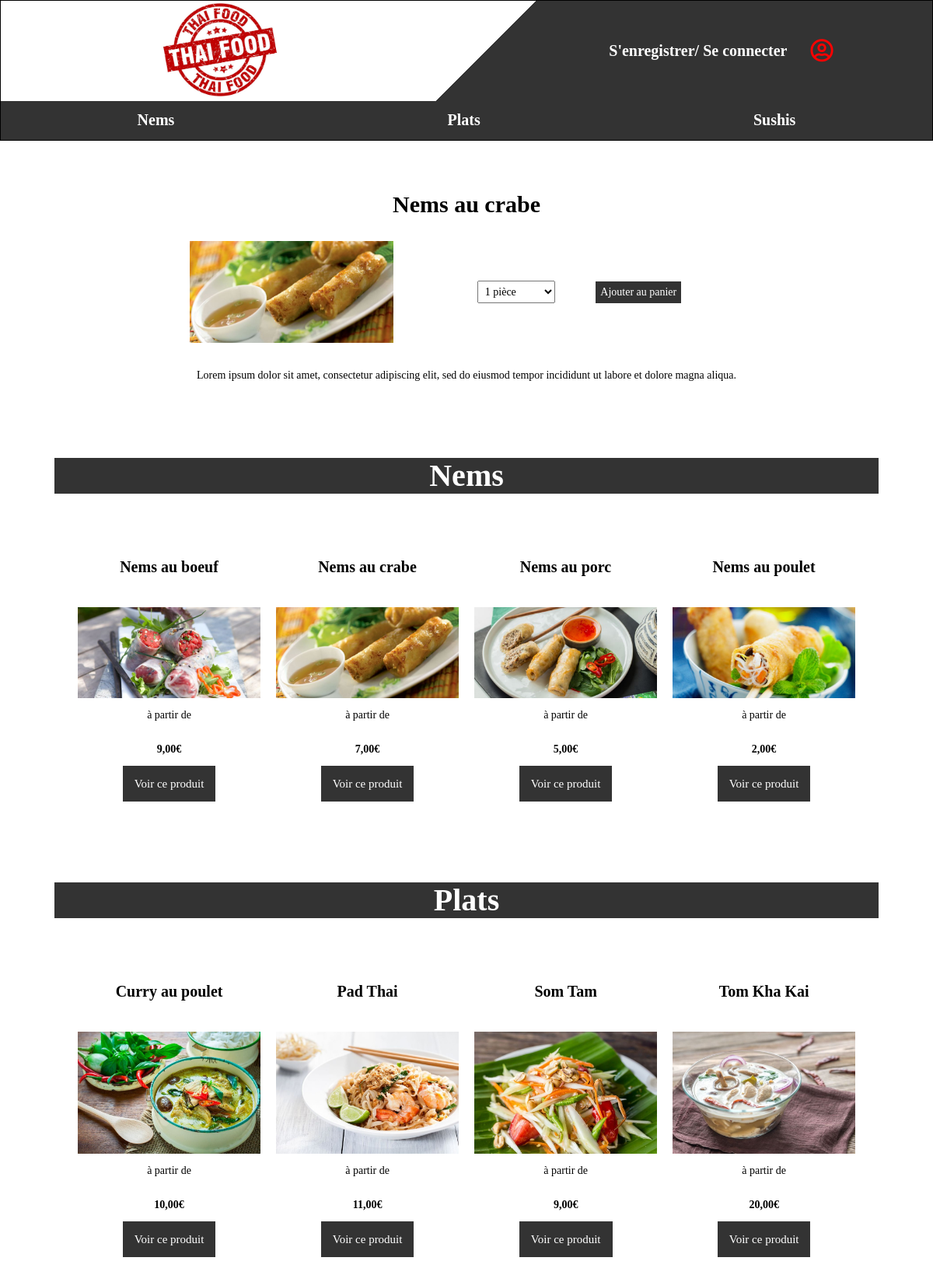
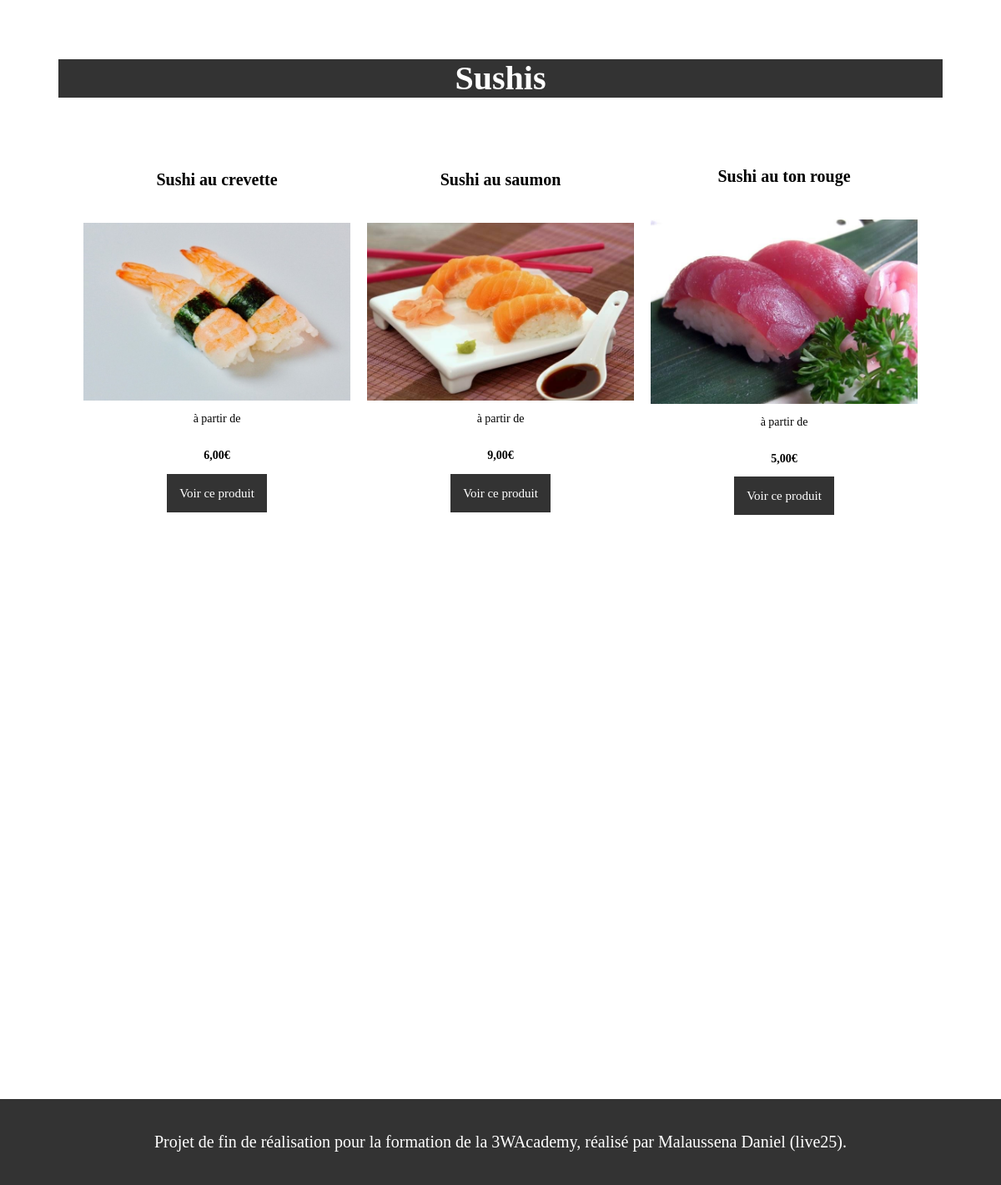
/product.php?id=2, run on the app's committed database (2 pictures, top to bottom).
### tables this page shows
CREATE TABLE IF NOT EXISTS `products` (
  `id` int(8) UNSIGNED NOT NULL AUTO_INCREMENT,
  `picture` varchar(255) NOT NULL,
  `description` varchar(255) NOT NULL,
  `category` varchar(255) NOT NULL,
  `price` decimal(6,2) UNSIGNED NOT NULL,
  `name` varchar(255) NOT NULL,
  PRIMARY KEY (`id`)
);

### models/product.class.php (called while the page is built)
<?php
class Product
{
    protected $db;
    public function __construct(PDO $db)
    {
        $this->db = $db;
    }
    public function getAllNems()
    {
        $req = $this->db->prepare('SELECT * FROM products WHERE category = "nems" ');
        $req->execute();
        return $products = $req->fetchAll();
    }
    public function getAllSushis()
    {
        $req = $this->db->prepare('SELECT * FROM products WHERE category = "sushis" ');
        $req->execute();
        return $products = $req->fetchAll();
    }
    public function getAllPlats()
    {
        $req = $this->db->prepare('SELECT * FROM products WHERE category = "plats" ');
        $req->execute();
        return $products = $req->fetchAll();
    }
    public function getProductById($id)
    {
        $req = $this->db->prepare('SELECT * FROM products WHERE id = :id');
        $req->bindValue(':id', $id, PDO::PARAM_INT);
        $req->execute();
        return $id = $req->fetch();
    }
}

### product.php (the view, shortened to what this page needs)
<?php
include "header.php";
require 'models/product.class.php';
$productsManager = new Product($db);
$productsNems = $productsManager->getAllNems();
$productsSushis = $productsManager->getAllSushis();
$productsPlats = $productsManager->getAllPlats();
?>
<main class="container">
  <?php if (isset($_GET['id'])) {
        $productById = $productsManager->getProductById($_GET['id']) ?>
        <section>
        <section id="product-selection">
          <section id="product-detail">
              <div id="product-name">
                <h1> <?= $productById['name'] ?> </h1>
              </div>
          </section>
          <section id="product-quantity">
            <img src="src/img/<?= $productById['category'] ?>/<?= $productById['picture'] ?>" alt="<?= $productById['name'] ?>" />
            <div class="price">
            <form method="get" action="product.php">
            <select name="add" id="id_select">
              <option value="1">1 pièce</option>
            </select>
              <button type="submit" class="btndetail">Ajouter au panier</button>
            </form>
            </div>
          </section>
          <section id="product-description">
            <p> <?= $productById['description'] ?> </p>
          </section>
          </section>
  <?php } ?>
  <section class="list">
	  <h2 id="nems">Nems</h2>
    <section>
      <?php foreach($productsNems as $product) { ?>
        <article>
          <h3><?= $product['name'] ?></h3>
          <img src="src/img/<?= $product['category'] ?>/<?= $product['picture'] ?>" alt="<?= $product['name'] ?>" />
          <p>à partir de</p>
          <p><strong><?= number_format($product['price'], 2, ',', ' ') ?>€</strong><p>
          <a class="btn" href="product.php?id=<?= $product['id'] ?>">Voir ce produit</a>
        </article>
      <?php } ?>
    </section>
  </section>
  <section class="list">
    <h2 id="plats">Plats</h2>
    <section>
      <?php foreach($productsPlats as $product) { ?>
        <article>
          <h3> <?= $product['name'] ?> </h3>
          <img src="src/img/<?= $product['category'] ?>/<?= $product['picture'] ?>" alt="<?= $product['name'] ?>" />
          <p>à partir de</p>
          <p><strong><?= number_format($product['price'], 2, ',', ' ') ?>€</strong><p>
          <a class="btn" href="product.php?id=<?= $product['id'] ?>">Voir ce produit</a>
        </article>
      <?php } ?>
    </section>
  </section>
  <section class="list">
    <h2 id="sushis">Sushis</h2>
    <section>
      <?php foreach($productsSushis as $product) { ?>
        <article>
          <h3> <?= $product['name'] ?> </h3>
          <img src="src/img/<?= $product['category'] ?>/<?= $product['picture'] ?>" alt="<?= $product['name'] ?>" />
          <p>à partir de</p>
          <p><strong> <?= number_format($product['price'], 2, ',', ' ') ?>€</strong><p>
          <a class="btn" href="product.php?id=<?= $product['id'] ?>">Voir ce produit</a>
      </article>
    <?php } ?>
    </section>
  </section>
  </main>
  <?php include "footer.php"; ?>

### src/css/style.css (style rules this page uses)
* { box-sizing: border-box; outline: none; }
html { font-size: 62.5%; }
.btn { text-decoration: none; background-color: #333333; padding: 15px; color: white; font-size: 15px; text-align: center; }
main { background-color: white; }
main h1 { font-size: 40px; color:black; text-align: center; margin-bottom: 0px; padding: 30px; }
.container { max-width: 1100px; margin: 0 auto; }
.list { padding: 20px; }
.list article img { width: 100%; margin-right: 10px; margin-top: 20px; }
.list>h2 { font-size: 40px; color: white; text-align: center; background-color: #333333; }
.list section { background-color: white; display: flex; justify-content: space-around; padding: 20px; }
.list section h3 { font-size: 20px; }
.list section p { font-size: 14px; }
.list section article { display: flex; flex-direction: column; text-align: center; padding: 10px; justify-content: center; }
#product-selection { background-color: white; padding: 25px; }
#product-selection p { padding: 20px; margin-bottom: 0px; }
#product-detail { display: flex; justify-content: center; }
#product-detail h1 { font-size: 30px; padding: 20px; margin-bottom: 10px; }
.price select { font-size: 14px; margin-right: 50px; }
#product-quantity { display: flex; justify-content: center; align-items: center; text-align: right; }
#product-quantity img { width: 25%; }
#product-quantity select { width: 100px; padding: 5px; }
button { border: none; margin-right: 80px; }
.btndetail { text-decoration: none; background-color: #333333; padding: 6px; color: white; font-size: 14px; text-align: center; }
#product-description p { font-size: 14px; text-align: center; }
form { width: 450px; margin: 0 auto; }

### data on the page
products: name "Nems au crabe", category+picture (picture), description "Lorem ipsum dolor sit amet, consectetur adipiscing elit, sed do eiusmod tempor incididunt ut labore et dolore magna aliqua.", price "7,00"
products: name "Nems au boeuf", category+picture (picture), price "9,00"
products: name "Nems au porc", category+picture (picture), price "5,00"
products: name "Nems au poulet", category+picture (picture), price "2,00"
products: name "Curry au poulet", category+picture (picture), price "10,00"
products: name "Pad Thai", category+picture (picture), price "11,00"
products: name "Som Tam", category+picture (picture), price "9,00"
products: name "Tom Kha Kai", category+picture (picture), price "20,00"
products: name "Sushi au crevette", category+picture (picture), price "6,00"
products: name "Sushi au saumon", category+picture (picture), price "9,00"
products: name "Sushi au ton rouge", category+picture (picture), price "5,00"
